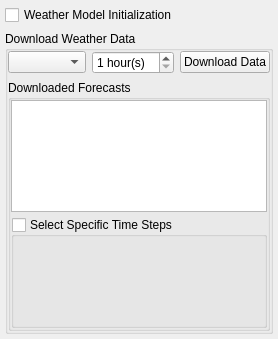
          <widget class="QWidget" name="weatherModelPage">
           <layout class="QVBoxLayout" name="verticalLayout_24">
            <property name="leftMargin">
             <number>5</number>
            </property>
            <property name="topMargin">
             <number>5</number>
            </property>
            <property name="rightMargin">
             <number>5</number>
            </property>
            <property name="bottomMargin">
             <number>5</number>
            </property>
            <item>
             <widget class="QCheckBox" name="useWeatherModelInit">
              <property name="sizePolicy">
               <sizepolicy hsizetype="Expanding" vsizetype="Fixed">
                <horstretch>0</horstretch>
                <verstretch>0</verstretch>
               </sizepolicy>
              </property>
              <property name="minimumSize">
               <size>
                <width>0</width>
                <height>20</height>
               </size>
              </property>
              <property name="maximumSize">
               <size>
                <width>16777215</width>
                <height>20</height>
               </size>
              </property>
              <property name="cursor">
               <cursorShape>PointingHandCursor</cursorShape>
              </property>
              <property name="text">
               <string>Weather Model Initialization</string>
              </property>
             </widget>
            </item>
            <item>
             <widget class="QGroupBox" name="downloadWeatherDataGroup">
              <property name="title">
               <string>Download Weather Data</string>
              </property>
              <property name="checkable">
               <bool>false</bool>
              </property>
              <layout class="QVBoxLayout" name="verticalLayout_25" stretch="1,5">
               <property name="leftMargin">
                <number>0</number>
               </property>
               <property name="topMargin">
                <number>0</number>
               </property>
               <property name="rightMargin">
                <number>0</number>
               </property>
               <property name="bottomMargin">
                <number>0</number>
               </property>
               <item>
                <layout class="QHBoxLayout" name="horizontalLayout_8" stretch="2,1,1">
                 <item>
                  <widget class="QComboBox" name="weatherDataSelector">
                   <property name="cursor">
                    <cursorShape>PointingHandCursor</cursorShape>
                   </property>
                  </widget>
                 </item>
                 <item>
                  <widget class="QSpinBox" name="weatherDataValue">
                   <property name="cursor">
                    <cursorShape>PointingHandCursor</cursorShape>
                   </property>
                   <property name="buttonSymbols">
                    <enum>QAbstractSpinBox::ButtonSymbols::UpDownArrows</enum>
                   </property>
                   <property name="specialValueText">
                    <string/>
                   </property>
                   <property name="suffix">
                    <string> hour(s)</string>
                   </property>
                   <property name="minimum">
                    <number>1</number>
                   </property>
                  </widget>
                 </item>
                 <item>
                  <widget class="QPushButton" name="downloadWeatherData">
                   <property name="cursor">
                    <cursorShape>PointingHandCursor</cursorShape>
                   </property>
                   <property name="text">
                    <string>Download Data</string>
                   </property>
                  </widget>
                 </item>
                </layout>
               </item>
               <item>
                <widget class="QGroupBox" name="downloadedForecastGroup">
                 <property name="title">
                  <string>Downloaded Forecasts</string>
                 </property>
                 <layout class="QVBoxLayout" name="verticalLayout" stretch="1,1">
                  <property name="spacing">
                   <number>5</number>
                  </property>
                  <property name="leftMargin">
                   <number>0</number>
                  </property>
                  <property name="topMargin">
                   <number>0</number>
                  </property>
                  <property name="rightMargin">
                   <number>0</number>
                  </property>
                  <property name="bottomMargin">
                   <number>0</number>
                  </property>
                  <item>
                   <widget class="QTreeView" name="forecastDownloads">
                    <property name="sortingEnabled">
                     <bool>true</bool>
                    </property>
                   </widget>
                  </item>
                  <item>
                   <widget class="QGroupBox" name="timeStepGroupbox">
                    <property name="cursor">
                     <cursorShape>PointingHandCursor</cursorShape>
                    </property>
                    <property name="title">
                     <string>Select Specific Time Steps</string>
                    </property>
                    <property name="checkable">
                     <bool>true</bool>
                    </property>
                    <property name="checked">
                     <bool>false</bool>
                    </property>
                   </widget>
                  </item>
                 </layout>
                </widget>
               </item>
              </layout>
             </widget>
            </item>
           </layout>
          </widget>
